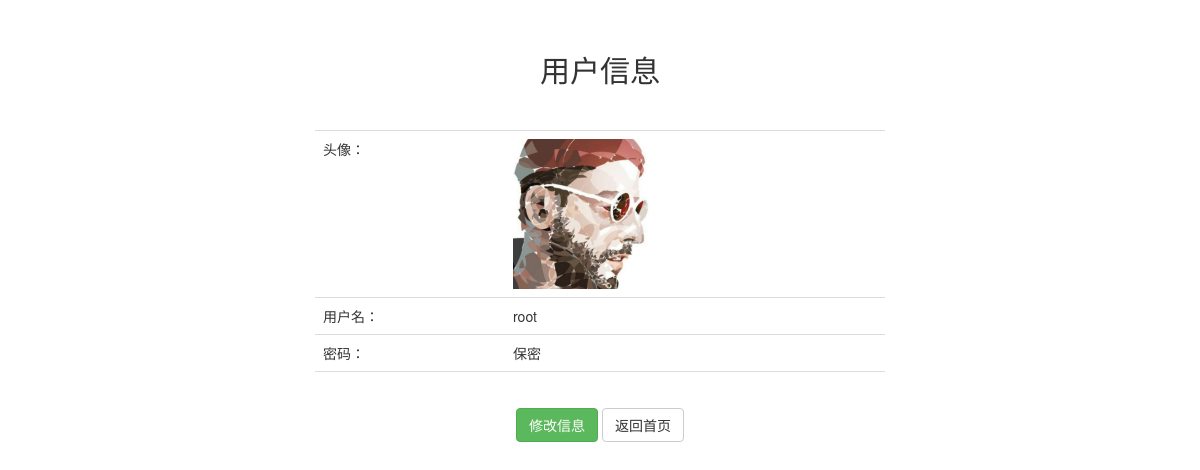
Page /info.php (signed in) on the committed database.
### tables this page shows
CREATE TABLE IF NOT EXISTS `user` (
  `id` int(11) NOT NULL AUTO_INCREMENT COMMENT '用户ID，主键，自增',
  `username` varchar(30) NOT NULL COMMENT '用户名，字符串',
  `userpass` varchar(35) NOT NULL COMMENT '用户密码',
  `create_time` varchar(20) NOT NULL COMMENT '用户创建时间',
  `imgpath` varchar(30) NOT NULL COMMENT '头像',
  PRIMARY KEY (`id`)
);

### info.php (the view, shortened to what this page needs)
<?php
	require("connect.php");
	$username=$_COOKIE['username'];
	$sql="select * from user where username='{$username}'";
	$result=mysqli_query($conn,$sql);
	$row=mysqli_fetch_assoc($result);
?>
<!DOCTYPE html>
<html lang="en">
<head>
	<link href="Css/bootstrap.css" rel="stylesheet" type="text/css" />
</head>
<body>
	<div class="container">
		<h2 class="text-center" style="height:100px;line-height:100px;">用户信息</h2>
		<table class="table">
			<tr class="row">
				<td class="col-lg-2 col-md-2 col-sm-4 col-xs-4">头像：</td>
				<td class="col-lg-4 col-md-4 col-sm-6 col-xs-6"><img src="<?php echo './img/'.$row['imgpath']; ?>" width='150' height='150'></td>
			</tr>
			<tr class="row">
				<td class="col-lg-2 col-md-2 col-sm-4 col-xs-4">用户名：</td>
				<td class="col-lg-4 col-md-4 col-sm-6 col-xs-6"><?php echo $row['username'] ?></td>
			</tr>
			<tr class="row">
				<td class="col-lg-2 col-md-2 col-sm-4 col-xs-4">密码：</td>
				<td class="col-lg-4 col-md-4 col-sm-6 col-xs-6">保密</td>
			</tr>
			<tr class="row">
				<td colspan="2"></td>
			</tr>
		</table>
		<div class="row text-center">
			<a href="editinfo.php" class="btn btn-success">修改信息</a>
			<a href="index.php" class="btn btn-default">返回首页</a>
		</div>
	</div>
</body>
</html>

### rows in the picture
user: imgpath (picture), username "root"
